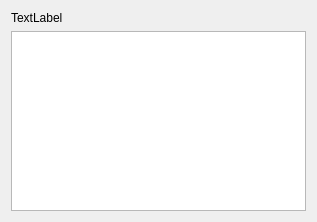
<?xml version="1.0" encoding="UTF-8"?>
<ui version="4.0">
 <class>Widget</class>
 <widget class="QWidget" name="Widget">
  <property name="geometry">
   <rect>
    <x>0</x>
    <y>0</y>
    <width>317</width>
    <height>222</height>
   </rect>
  </property>
  <property name="windowTitle">
   <string>Widget</string>
  </property>
  <layout class="QVBoxLayout" name="verticalLayout">
   <item>
    <widget class="QLabel" name="label">
     <property name="text">
      <string>TextLabel</string>
     </property>
    </widget>
   </item>
   <item>
    <widget class="QTextEdit" name="textEdit"/>
   </item>
  </layout>
 </widget>
 <resources/>
 <connections/>
</ui>
